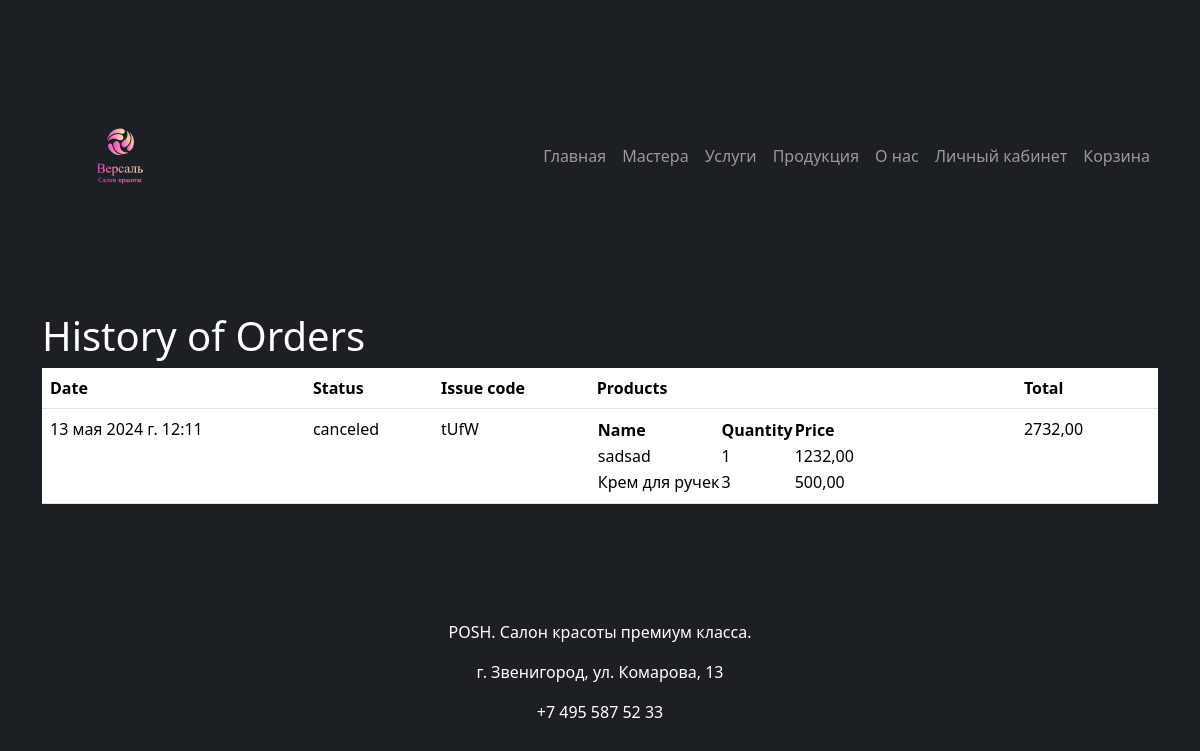
Page /account/order_history/ (signed in) on the committed database.
### products/models.py (models this page shows, shortened)
class Cart(models.Model):
    STATUS_CHOICES = [
        ('pending', 'Ожидает подтверждения'),
        ('ready', 'Готов к выдаче'),
        ('canceled', 'Отменен'),
        ('completed', 'Выдан')
    ]
    user: Users = models.ForeignKey(Users, on_delete=models.CASCADE, verbose_name='Пользователь', unique=False)
    order_date = models.DateTimeField(default=datetime.datetime.now(), verbose_name='Дата оформления')
    status = models.CharField(max_length=20, choices=STATUS_CHOICES, default='pending', verbose_name='Статус заказа')
    issue_code = models.CharField(max_length=4, verbose_name='Код выдачи', default='0000')
    total_sum = models.DecimalField(max_digits=12, decimal_places=2, default=0, verbose_name='Сумма заказа')
    class Meta:
        verbose_name = 'Корзина'
        verbose_name_plural = 'Корзины'

class CartItem(models.Model):
    cart = models.ForeignKey(Cart, on_delete=models.CASCADE, verbose_name='Корзина')
    product = models.ForeignKey(Product, on_delete=models.CASCADE, verbose_name='Товар')
    quantity = models.PositiveIntegerField(default=1, verbose_name='Количество товара')
    class Meta:
        verbose_name = 'Товары корзин'
        verbose_name_plural = 'Товары корзин'

class Product(models.Model):
    category = models.ForeignKey(ProductCategory, on_delete=models.CASCADE, verbose_name='Категория')
    name = models.CharField(max_length=100, verbose_name='Наименование')
    description = models.TextField(verbose_name='Описание')
    price = models.DecimalField(max_digits=10, decimal_places=2, verbose_name='Цена')
    available = models.BooleanField(default=True, verbose_name='Доступен для покупки')
    quantity = models.PositiveIntegerField(default=0, verbose_name='Количество на складе')
    image = models.ImageField(upload_to='images/', null=True, blank=True, verbose_name='Изображение')
    slug = models.SlugField(verbose_name='URL', max_length=150, unique=True, db_index=True, blank=True)
    class Meta:
        verbose_name = 'Товар'
        verbose_name_plural = 'Товары'

### main/views.py (the view)
# urls.py: path('account/order_history/', views.order_history, name='order_history'),
@login_required
def order_history(request):
    user_orders = Cart.objects.filter(user=request.user)
    orders_info = []
    for order in user_orders:
        order_info = {
            'order': order,
            'items': CartItem.objects.filter(cart=order)
        }
        orders_info.append(order_info)
    return render(request, 'main/order_history.html', {'orders_info': orders_info})

### main/templates/main/order_history.html (shortened to what this page needs)
{% extends 'main/main_layout.html' %}
{% load static %}
{% block content %}
<div class="container">
    <h1 class="text-white">History of Orders</h1>
    <div class="row">
        <div class="col-md-12">
            <table class="table">
    <thead>
        <tr class="text-white">
            <th>Date</th>
            <th>Status</th>
            <th>Issue code</th>
            <th>Products</th>
            <th>Total</th>
            <th></th>
        </tr>
    </thead>
    <tbody>
        {% for order_info in orders_info %}
        <tr class="text-white">
            <td>{{ order_info.order.order_date }}</td>
            <td>{{ order_info.order.status }}</td>
            <td>{{ order_info.order.issue_code }}</td>
            <td>
                <table>
                    <thead>
                        <tr>
                            <th>Name</th>
                            <th>Quantity</th>
                            <th>Price</th>
                        </tr>
                    </thead>
                    <tbody>
                        {% for item in order_info.items %}
                        <tr>
                            <td>{{ item.product.name }}</td>
                            <td>{{ item.quantity }}</td>
                            <td>{{ item.product.price }}</td>
                        </tr>
                        {% endfor %}
                    </tbody>
                </table>
            </td>
            <td>{{ order_info.order.total_sum }}</td>
            <td>
            </td>
        </tr>
        {% endfor %}
    </tbody>
</table>
        </div>
    </div>
</div>
{% endblock %}

### main/static/main/css/main_style.css (style rules this page uses)
body { background-color: #1c1f23; }

### rows in the picture
Cart: order.order_date "13 мая 2024 г. 12:11", order.status "canceled", order.issue_code "tUfW", order.total_sum "2732,00"
CartItem: product.name "sadsad", quantity "1", product.price "1232,00"
CartItem: product.name "Крем для ручек", quantity "3", product.price "500,00"
